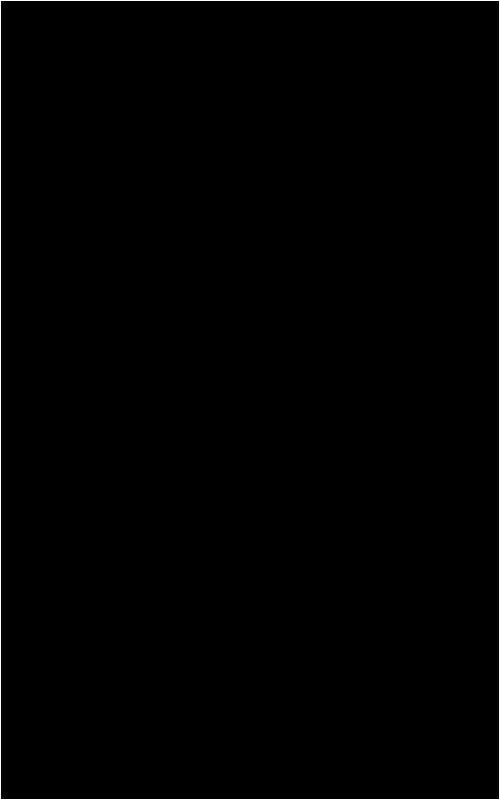
Frame 1 (no input)
Frame 60 (no input): identical to frame 1, image omitted
Frame 120 (the mouse pressed at the canvas centre since frame 60): identical to frame 1, image omitted

The p5.js sketch that drew this single still picture (run headless with seeded random() and noise() and a simulated clock; from frame 60 on, the mouse is pressed at the canvas centre):

// p5.js sketch
// ── sketch.js


let cols;
let rows;
let current; // = new float[cols][rows];
let previous; // = new float[cols][rows];

let dampening = .99;

function setup() {
  pixelDensity(1);
  createCanvas(500, 800);
  cols = width;
  rows = height;
  // The following line initializes a 2D cols-by-rows array with zeroes
  // in every array cell, and is equivalent to this Processing line:
  // current = new float[cols][rows];
  current = new Array(cols).fill(0).map(n => new Array(rows).fill(0));
  previous = new Array(cols).fill(0).map(n => new Array(rows).fill(0));
}

function mouseDragged() {
  previous[mouseX][mouseY] = 5500;
}

function draw() {
  background(255);

  loadPixels();
  for (let i = 1; i < cols - 1; i++) {
    for (let j = 1; j < rows - 1; j++) {
      current[i][j] =
        (previous[i - 1][j] +
          previous[i + 1][j] +
          previous[i][j - 1] +
          previous[i][j + 1]) /
          2 -
        current[i][j];
      current[i][j] = current[i][j] * dampening;
      // Unlike in Processing, the pixels array in p5.js has 4 entries
      // for each pixel, so we have to multiply the index by 4 and then
      // set the entries for each color component separately.
      let index = (i + j * cols) * 4;
      pixels[index + 0] = current[i][j];
      pixels[index + 1] = current[i][j];
      pixels[index + 2] = current[i][j];
    }
  }
  updatePixels();

  let temp = previous;
  previous = current;
  current = temp;
}
